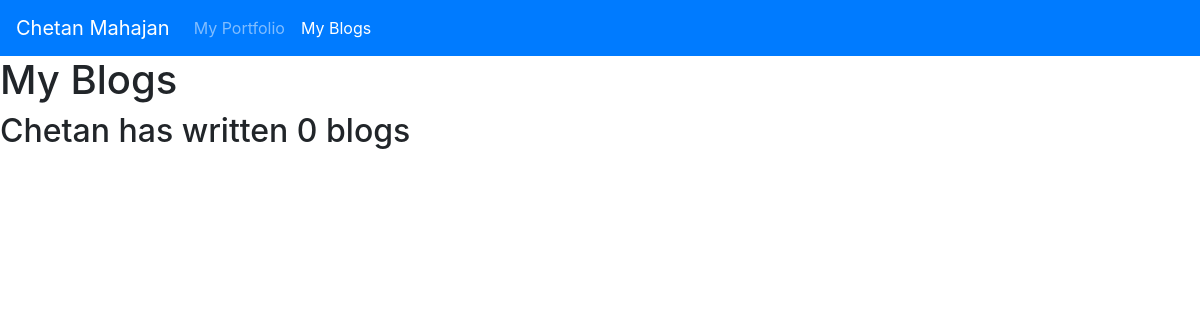
/blog/, run on an earlier commit of the app's database.
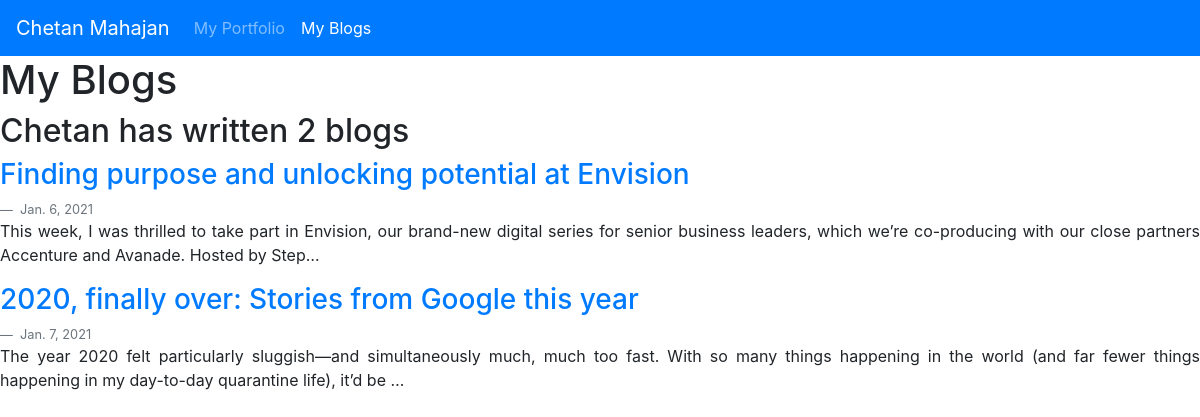
And on a later commit of the database.
### blog/models.py (models this page shows, shortened)
class Blog(models.Model):
    title = models.CharField(max_length=200)
    description = models.TextField()
    date = models.DateField()

### blog/views.py (the view)
# urls.py: path("", views.index, name="index"),
def index(request):
    blogs = Blog.objects.all()
    return render(request, "blog/index.html",{
        "blogs":blogs
    })

### blog/templates/blog/index.html
{% extends "blog/layout.html" %}
{% block body %}
<h1>My Blogs</h1>
<h2>Chetan has written {{ blogs.count }} blog{{ blogs.count|pluralize }}</h2>
    {% for blog in blogs %}
        <a href="{% url 'Blog:detail' blog.id %}"><h3>{{ blog.title }}</h3></a>
        <footer class="blockquote-footer"> {{ blog.date }} </footer>
        <p class="text-justify"> {{ blog.description|striptags|truncatechars:200 }}</p>
    {% endfor %}
{% endblock %}

### blog/templates/blog/layout.html (shortened to what this page needs)
<!doctype html>
<html lang="en">
  <head>
    <link rel="stylesheet" href="https://cdn.jsdelivr.net/npm/bootstrap@4.5.3/dist/css/bootstrap.min.css">
  </head>
  <body>
    <nav class="navbar navbar-expand-lg navbar-dark bg-primary">
        <a class="navbar-brand" href="#">Chetan Mahajan</a>
        <div class="collapse navbar-collapse" id="navbarNavDropdown">
          <ul class="navbar-nav">
            <li class="nav-item">
              <a class="nav-link" href="{% url 'Portfolio:index' %}">My Portfolio</a>
            </li>
            <li class="nav-item active">
                <a class="nav-link" href="{% url 'Blog:index' %}">My Blogs</a>
            </li>
          </ul>
        </div>
      </nav>
    {% block body %}
    {% endblock %}
  </body>
</html>

What changed in the data, as far as the page shows it:
added Blog: title "Finding purpose and unlocking potential at Envision", date "Jan. 6, 2021", description "This week, I was thrilled to take part in Envision, our brand-new digital series for senior business leaders, which we’re co-producing with our close partners Accenture and Avanade. Hosted by Step…"
added Blog: title "2020, finally over: Stories from Google this year", date "Jan. 7, 2021", description "The year 2020 felt particularly sluggish—and simultaneously much, much too fast. With so many things happening in the world (and far fewer things happening in my day-to-day quarantine life), it’d be …"
Also different on the page:
{{ blogs.count }}: "0" → "2"
